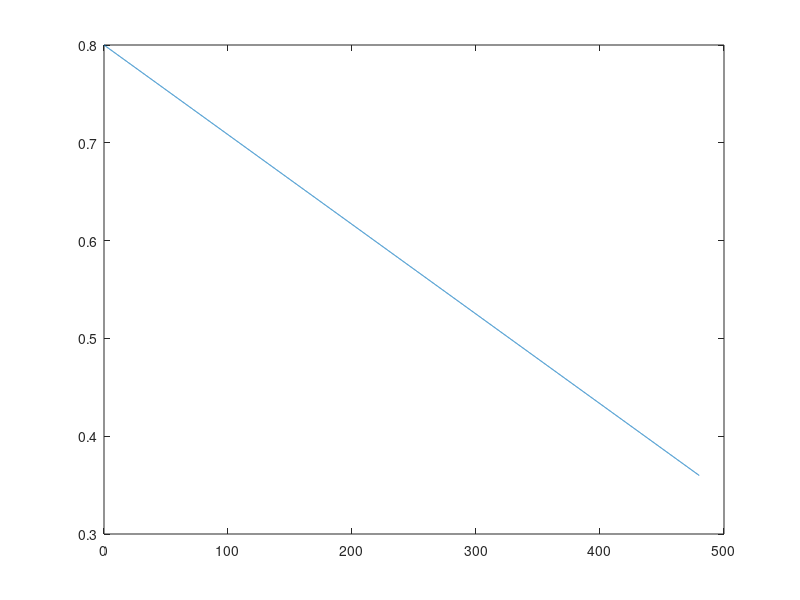

Source code (MATLAB):
% A simple ECM with only state of charge
% z[k+1] = z[k] - (?t/Q)*?[k]*i[k]
% ? = delta
% ? = eta

% Simulation variables
endTime = 60*8;
deltaT = 0.1;
N = 0:deltaT:endTime;

% Parameter variables
eta = ones(1,length(N));
z = zeros(1,length(N));

cc = 80;
i = cc*ones(1,length(N));

capacity = 6.55;
nomVoltage = 3.7;
Q = capacity*nomVoltage*3600;

% Initial value
z(1) = 0.8;

for n = 1:length(N)-1
    z(n+1) = z(n) - (deltaT/Q)*eta(n)*i(n);
end

plot(N,z);